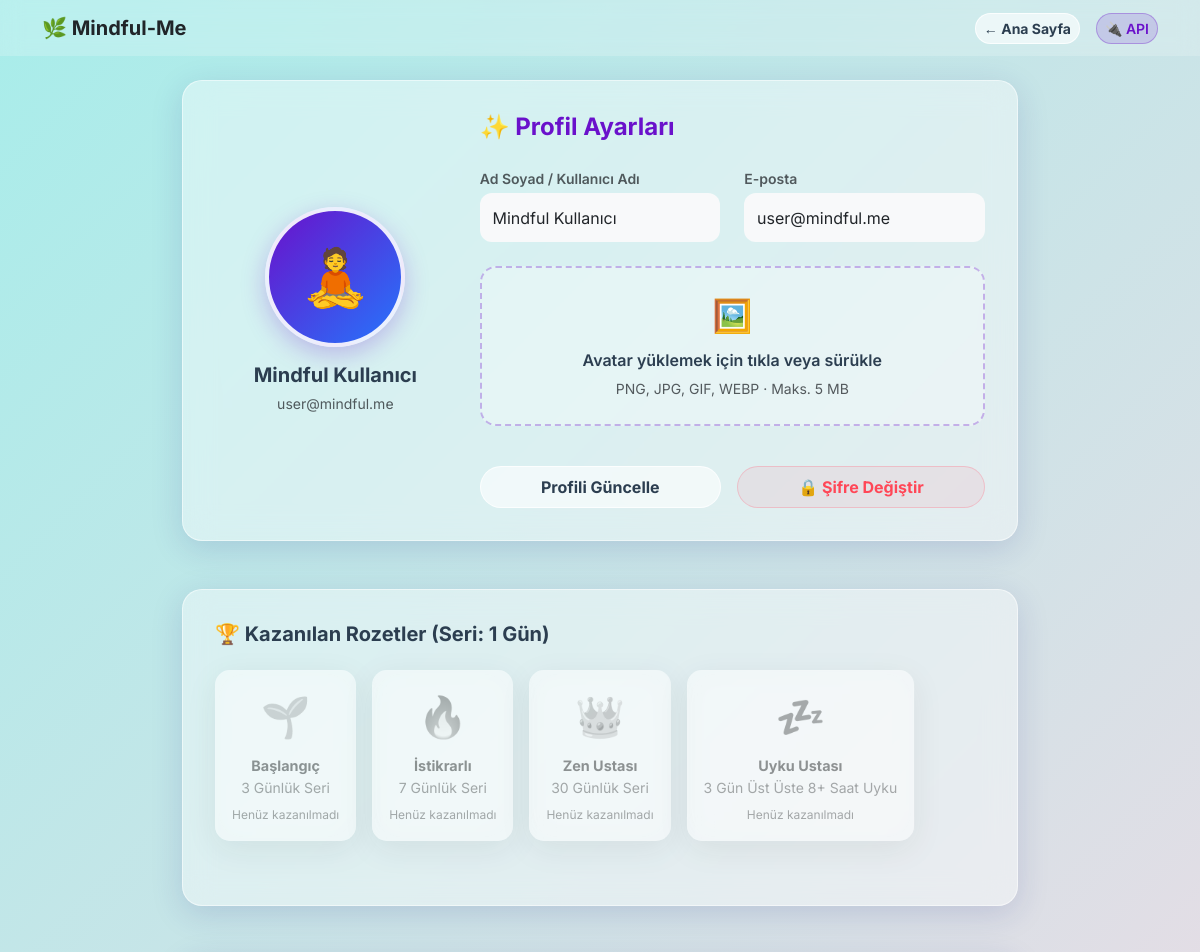
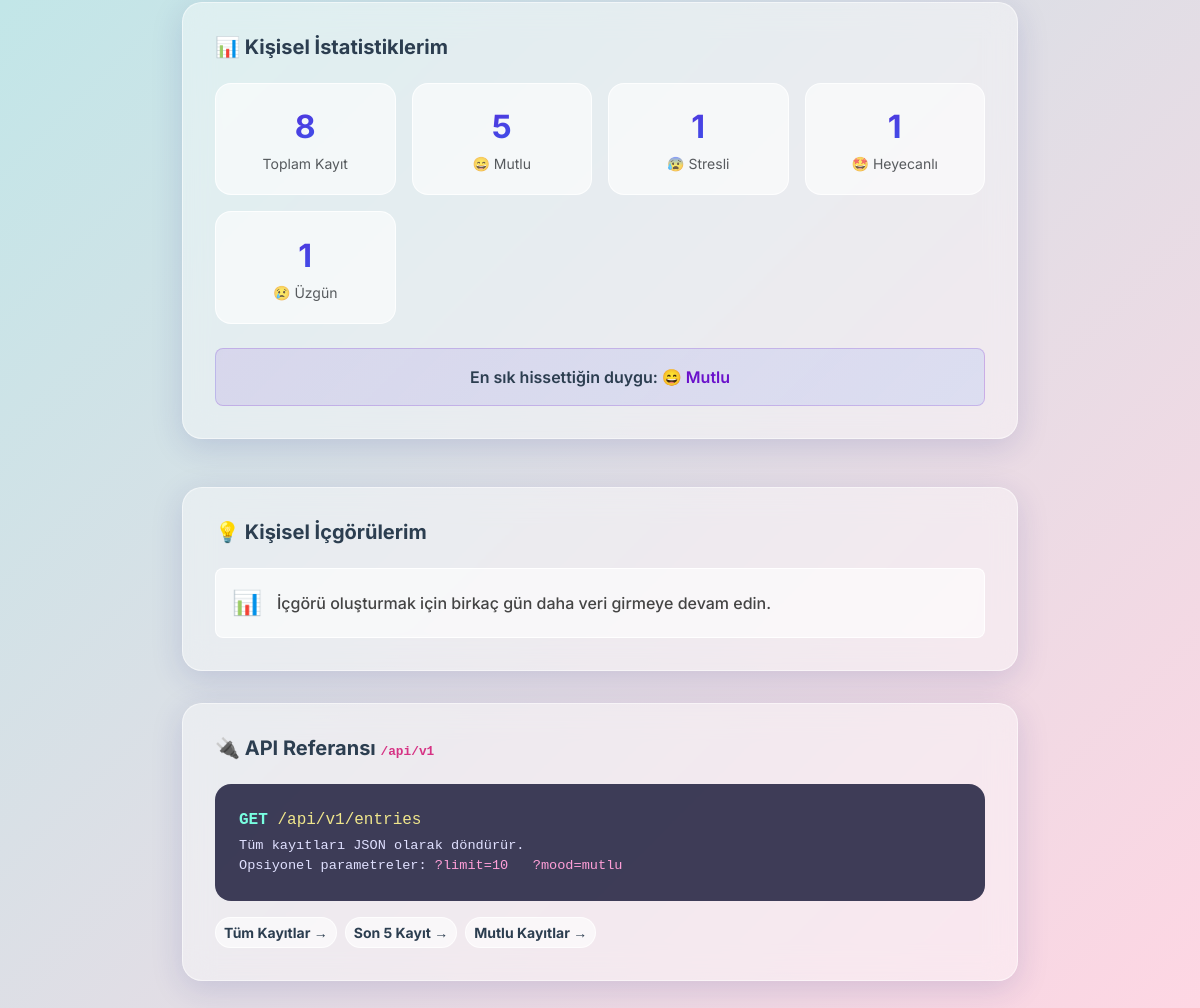
/profile, run on the app's committed database (2 pictures, top to bottom).
### app/models.py (models this page shows, shortened)
class User(db.Model):
    id = db.Column(db.Integer, primary_key=True)
    username = db.Column(db.String(64), index=True, unique=True)
    email = db.Column(db.String(120), index=True, unique=True)
    password_hash = db.Column(db.String(256))
    avatar_file = db.Column(db.String(120), nullable=False, default='default.png')
    streak_count = db.Column(db.Integer, default=0)
    last_entry_date = db.Column(db.Date, nullable=True)
    has_sleep_master_badge = db.Column(db.Boolean, default=False)

class MoodEntry(db.Model):
    id = db.Column(db.Integer, primary_key=True)
    mood = db.Column(db.String(20), nullable=False)
    text = db.Column(db.Text, nullable=False)
    timestamp = db.Column(db.DateTime, index=True, default=db.func.now())
    ai_analysis = db.Column(db.String(255), nullable=True)
    ai_advice = db.Column(db.Text, nullable=True)
    ai_sentiment = db.Column(db.String(50), nullable=True)
    ai_score = db.Column(db.Integer, nullable=True)
    ai_keywords = db.Column(db.String(255), nullable=True)
    sleep_hours = db.Column(db.Float, nullable=True)
    stress_level = db.Column(db.Integer, nullable=True)
    activities = db.Column(db.String(255), nullable=True)
    bedtime = db.Column(db.Time, nullable=True)
    wakeup_time = db.Column(db.Time, nullable=True)
    sleep_quality = db.Column(db.Integer, nullable=True) # 1-5
    dream_note = db.Column(db.Text, nullable=True)
    caffeine_intake = db.Column(db.Integer, nullable=True)
    screen_time = db.Column(db.Integer, nullable=True)
    is_work_day = db.Column(db.Boolean, nullable=True, default=False)
    social_interaction_score = db.Column(db.Integer, nullable=True) # 1-5
    weather_condition = db.Column(db.String(50), nullable=True)
    notes = db.Column(db.Text, nullable=True)
    activity_type = db.Column(db.String(50), nullable=True)

### app/routes.py (the view)
@main.route('/profile', methods=['GET', 'POST'])
def profile():
    try:
        user = User.query.first()
        if not user:
            user = User(username=_('Mindful Kullanıcı'), email='user@mindful.me', avatar_file='default.png')
            db.session.add(user)
            db.session.commit()
    except Exception:
        db.session.rollback()
        class DummyUser:
            id = 1
            username = 'Mindful Kullanıcı'
            email = 'user@mindful.me'
            avatar_file = 'default.png'
            streak_count = 0
        user = DummyUser()
        user.has_sleep_master_badge = False
    check_badges(user)
    smart_coach_feedback = get_lifestyle_feedback()
    form = ProfileForm()
    if form.validate_on_submit():
        try:
            user.username = form.username.data
            user.email = form.email.data
            file = form.avatar.data
            if file and file.filename:
                filename  = secure_filename(file.filename)
                ext       = os.path.splitext(filename)[1].lower() if '.' in filename else ''
                save_name = f"avatar_{user.id}{ext}"
                os.makedirs(AVATARS_DIR, exist_ok=True)
                file.save(os.path.join(AVATARS_DIR, save_name))
                user.avatar_file = save_name
            db.session.commit()
            flash(_('Profil başarıyla güncellendi! 🎉'), 'success')
        except Exception:
            db.session.rollback()
            flash(_('Profil güncellenirken hata oluştu (Veritabanı şema sorunu).'), 'danger')
        return redirect(url_for('main.profile'))
    elif request.method == 'GET':
        form.username.data = getattr(user, 'username', '')
        form.email.data = getattr(user, 'email', '')
    try:
        total_entries  = MoodEntry.query.count()
        all_entries = MoodEntry.query.all()
    except Exception:
        db.session.rollback()
        total_entries = 0
        all_entries = []
    mood_counts    = {}
    for e in all_entries:
        if getattr(e, 'mood', None):
            mood_counts[e.mood] = mood_counts.get(e.mood, 0) + 1
    best_mood      = max(mood_counts, key=mood_counts.get) if mood_counts else None
    avatar_file = getattr(user, 'avatar_file', 'default.png')
    avatar_url     = url_for('static', filename=f'avatars/{avatar_file}') \
                     if avatar_file and avatar_file != 'default.png' \
                     else None
    streak = getattr(user, 'streak_count', 0) or 0
    badges = [
        {'name': _('Başlangıç'), 'icon': '🌱', 'desc': _('3 Günlük Seri'), 'earned': streak >= 3},
        {'name': _('İstikrarlı'), 'icon': '🔥', 'desc': _('7 Günlük Seri'), 'earned': streak >= 7},
        {'name': _('Zen Ustası'), 'icon': '👑', 'desc': _('30 Günlük Seri'), 'earned': streak >= 30}
    ]
    if getattr(user, 'has_sleep_master_badge', False):
        badges.append({'name': _('Uyku Ustası'), 'icon': '💤', 'desc': _('3 Gün Üst Üste 8+ Saat Uyku'), 'earned': True})
    else:
        badges.append({'name': _('Uyku Ustası'), 'icon': '💤', 'desc': _('3 Gün Üst Üste 8+ Saat Uyku'), 'earned': False})
    insights = calculate_lifestyle_insights(all_entries)
    top_activities = get_best_feeling_activities(all_entries)
    return render_template('profile.html', user=user, form=form,
                           total_entries=total_entries, mood_counts=mood_counts,
                           best_mood=best_mood, avatar_url=avatar_url, badges=badges,
                           insights=insights, smart_coach_feedback=smart_coach_feedback,
                           top_activities=top_activities)

### app/templates/profile.html (shortened to what this page needs)
<!DOCTYPE html>
<html lang="tr">
<head>
    <link href="https://cdn.jsdelivr.net/npm/bootstrap@5.3.2/dist/css/bootstrap.min.css" rel="stylesheet">
</head>
<body>
    <nav class="navbar navbar-expand-lg navbar-light mb-4"
        style="background: rgba(255,255,255,0.2); backdrop-filter: blur(10px);">
        <div class="container">
            <a class="navbar-brand fw-bold text-dark" href="{{ url_for('main.index') }}">🌿 Mindful-Me</a>
            <div class="ms-auto d-flex align-items-center gap-3">
                <a href="{{ url_for('main.index') }}" class="btn btn-glass btn-sm">{{ _('← Ana Sayfa') }}</a>
                <a href="{{ url_for('main.api_entries') }}" target="_blank" class="btn btn-sm"
                    style="background: rgba(106,17,203,0.15); border: 1px solid rgba(106,17,203,0.3); border-radius:50px; color:#6a11cb; font-weight:600;">
                    🔌 {{ _('API') }}
                </a>
            </div>
        </div>
    </nav>
    <div class="container" style="max-width: 860px;">
        <div class="glass-card">
            <div class="row align-items-center g-4">
                <div class="col-md-4 text-center">
                    <div class="avatar-wrapper float-anim d-inline-block">
                        {% if avatar_url %}
                        <img src="{{ avatar_url }}" class="avatar-circle" alt="Avatar">
                        {% else %}
                        <div class="avatar-placeholder mx-auto">🧘</div>
                        {% endif %}
                    </div>
                    <h5 class="fw-bold mt-3 mb-1">{{ user.username }}</h5>
                    <small class="text-muted">{{ user.email }}</small>
                </div>
                <div class="col-md-8">
                    <h4 class="fw-bold mb-4" style="color:#6a11cb;">✨ {{ _('Profil Ayarları') }}</h4>
                    <form method="POST" enctype="multipart/form-data" id="profileForm">
                        <div class="row mb-4">
                            <div class="col-md-6">
                                {{ form.username.label(class_="form-label fw-semibold text-muted small mb-1") }}
                                {{ form.username(class_="form-control bg-light border-0", style="border-radius:12px;
                                padding:0.8rem;") }}
                            </div>
                            <div class="col-md-6 mt-3 mt-md-0">
                                {{ form.email.label(class_="form-label fw-semibold text-muted small mb-1") }}
                                {{ form.email(class_="form-control bg-light border-0", style="border-radius:12px;
                                padding:0.8rem;") }}
                            </div>
                        </div>
                        <label for="avatarInput" class="upload-zone w-100 mb-3">
                            <div class="fs-2 mb-2">🖼️</div>
                            <p class="fw-semibold mb-1">{{ _('Avatar yüklemek için tıkla veya sürükle') }}</p>
                            <small class="text-muted">{{ _('PNG, JPG, GIF, WEBP · Maks. 5 MB') }}</small>
                        </label>
                        <div class="d-flex flex-column flex-md-row gap-3 mt-4">
                            {{ form.submit(class_="btn btn-glass flex-grow-1 py-2") }}
                            <a href="{{ url_for('main.change_password') }}" class="btn flex-grow-1 py-2 fw-bold"
                                style="background: rgba(255,107,129,0.1); border: 1px solid rgba(255,107,129,0.3); color: #ff4757; border-radius: 50px; transition: all 0.3s;">
                                🔒 {{ _('Şifre Değiştir') }}
                            </a>
                        </div>
                    </form>
                </div>
            </div>
        </div>
        <div class="glass-card mt-5">
            <h5 class="fw-bold mb-4">🏆 {{ _('Kazanılan Rozetler (Seri: %(count)s Gün)', count=(user.streak_count if
                user and user.streak_count else 0)) }}</h5>
            <div class="d-flex flex-wrap gap-3">
                {% for badge in badges %}
                <div class="glass-card text-center p-3"
                    style="min-width: 120px; border-radius: 15px; background: rgba(255,255,255,0.9); {% if not badge.earned %}opacity: 0.5; filter: grayscale(100%);{% endif %}">
                    <div style="font-size: 2.5rem;">{{ badge.icon }}</div>
                    <div class="fw-bold mt-2" style="font-size: 0.9rem; color: #6a11cb;">{{ badge.name }}</div>
                    <div class="text-muted small">{{ badge.desc }}</div>
                    {% if not badge.earned %}
                    <div class="text-muted small mt-2" style="font-size: 0.75rem;">{{ _('Henüz kazanılmadı') }}</div>
                    {% endif %}
                </div>
                {% endfor %}
            </div>
        </div>
        <div class="glass-card mt-5">
            <h5 class="fw-bold mb-4">📊 {{ _('Kişisel İstatistiklerim') }}</h5>
            <div class="row g-3">
                <div class="col-6 col-md-3">
                    <div class="stat-badge">
                        <div class="stat-num">{{ total_entries }}</div>
                        <small class="text-muted">{{ _('Toplam Kayıt') }}</small>
                    </div>
                </div>
                {% set mood_emojis = {'mutlu':'😄','sakin':'😌','stresli':'😰','uzgun':'😢','heyecanli':'🤩'} %}
                {% set mood_labels =
                {'mutlu':_('Mutlu'),'sakin':_('Sakin'),'stresli':_('Stresli'),'uzgun':_('Üzgün'),'heyecanli':_('Heyecanlı')}
                %}
                {% for mood_key, count in mood_counts.items() %}
                <div class="col-6 col-md-3">
                    <div class="stat-badge">
                        <div class="stat-num">{{ count }}</div>
                        <small class="text-muted">{{ mood_emojis.get(mood_key,'❓') }} {{ mood_labels.get(mood_key,
                            mood_key) }}</small>
                    </div>
                </div>
                {% endfor %}
            </div>
            {% if best_mood %}
            <div class="mt-4 p-3 rounded-3 text-center" style="background:linear-gradient(135deg,rgba(106,17,203,0.1),rgba(37,117,252,0.1));
                         border:1px solid rgba(106,17,203,0.2);">
                <p class="mb-0 fw-semibold">
                    {{ _('En sık hissettiğin duygu:') }}
                    <span style="color:#6a11cb;">{{ mood_emojis.get(best_mood,'') }} {{ mood_labels.get(best_mood,
                        best_mood) }}</span>
                </p>
            </div>
            {% endif %}
        </div>
        <div class="glass-card mt-5">
            <h5 class="fw-bold mb-4">💡 {{ _('Kişisel İçgörülerim') }}</h5>
            <div class="d-flex flex-column gap-3">
                {% if insights %}
                {% for insight in insights %}
                <div class="p-3 rounded-3"
                    style="background: rgba(255, 255, 255, 0.6); border: 1px solid rgba(255, 255, 255, 0.9);">
                    <div class="d-flex align-items-center">
                        <span style="font-size: 1.5rem; margin-right: 15px;">{{ insight.icon }}</span>
                        <span style="font-weight: 500; color: #444;">{{ insight.text }}</span>
                    </div>
                </div>
                {% endfor %}
                {% else %}
                <p class="text-muted mb-0">{{ _('İçgörü verisi bulunamadı.') }}</p>
                {% endif %}
            </div>
        </div>
        <div class="glass-card">
            <h5 class="fw-bold mb-4">🔌 {{ _('API Referansı') }} <code style="font-size:0.8rem;">/api/v1</code></h5>
            <div class="api-card mb-3">
                <p class="mb-1">
                    <span class="method">GET</span>
                    <span class="url"> /api/v1/entries</span>
                </p>
                <p class="mb-0" style="font-size:0.85rem;">
                    {{ _('Tüm kayıtları JSON olarak döndürür.') }}<br>
                    {{ _('Opsiyonel parametreler:') }}
                    <span class="param">?limit=10</span> &nbsp;
                    <span class="param">?mood=mutlu</span>
                </p>
            </div>
            <div class="d-flex gap-2 flex-wrap">
                <a href="{{ url_for('main.api_entries') }}" target="_blank" class="btn btn-glass btn-sm">{{ _('Tüm
                    Kayıtlar →') }}</a>
                <a href="{{ url_for('main.api_entries') }}?limit=5" target="_blank" class="btn btn-glass btn-sm">{{
                    _('Son 5 Kayıt →') }}</a>
                <a href="{{ url_for('main.api_entries') }}?mood=mutlu" target="_blank" class="btn btn-glass btn-sm">{{
                    _('Mutlu Kayıtlar →') }}</a>
            </div>
        </div>
    </div>
</body>
</html>

### data on the page
User: username "Mindful Kullanıcı", email "user@mindful.me"
MoodEntry: count "5", get "😄", mood "Mutlu"
MoodEntry: count "1", get "😰", mood "Stresli"
MoodEntry: count "1", get "🤩", mood "Heyecanlı"
MoodEntry: count "1", get "😢", mood "Üzgün"

### other printed values
{{ badge.icon }} "🌱" "🔥" "👑" "💤"
{{ badge.name }} "Başlangıç" "İstikrarlı" "Zen Ustası" "Uyku Ustası"
{{ badge.desc }} "3 Günlük Seri" "7 Günlük Seri" "30 Günlük Seri" "3 Gün Üst Üste 8+ Saat Uyku"
{{ total_entries }} "8"
{{ insight.icon }} "📊"
{{ insight.text }} "İçgörü oluşturmak için birkaç gün daha veri girmeye devam edin."
